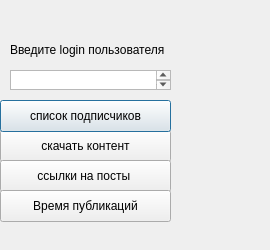
<?xml version="1.0" encoding="UTF-8"?>
<ui version="4.0">
 <class>Dialog</class>
 <widget class="QDialog" name="Dialog">
  <property name="geometry">
   <rect>
    <x>0</x>
    <y>0</y>
    <width>270</width>
    <height>250</height>
   </rect>
  </property>
  <property name="windowTitle">
   <string>Parse from Instagram</string>
  </property>
  <widget class="QPushButton" name="datasetbutton">
   <property name="geometry">
    <rect>
     <x>0</x>
     <y>100</y>
     <width>171</width>
     <height>32</height>
    </rect>
   </property>
   <property name="text">
    <string>список подписчиков</string>
   </property>
  </widget>
  <widget class="QPushButton" name="downloadbutton">
   <property name="geometry">
    <rect>
     <x>0</x>
     <y>130</y>
     <width>171</width>
     <height>32</height>
    </rect>
   </property>
   <property name="text">
    <string>скачать контент</string>
   </property>
  </widget>
  <widget class="QPushButton" name="Postsbutton">
   <property name="geometry">
    <rect>
     <x>0</x>
     <y>160</y>
     <width>171</width>
     <height>32</height>
    </rect>
   </property>
   <property name="text">
    <string>ссылки на посты </string>
   </property>
  </widget>
  <widget class="QLabel" name="label">
   <property name="geometry">
    <rect>
     <x>10</x>
     <y>40</y>
     <width>211</width>
     <height>20</height>
    </rect>
   </property>
   <property name="text">
    <string>Введите login пользователя</string>
   </property>
  </widget>
  <widget class="QTextEdit" name="textEdit">
   <property name="geometry">
    <rect>
     <x>10</x>
     <y>70</y>
     <width>161</width>
     <height>20</height>
    </rect>
   </property>
   <property name="mouseTracking">
    <bool>true</bool>
   </property>
   <property name="tabletTracking">
    <bool>true</bool>
   </property>
  </widget>
  <widget class="QPushButton" name="pushButton">
   <property name="geometry">
    <rect>
     <x>0</x>
     <y>190</y>
     <width>171</width>
     <height>32</height>
    </rect>
   </property>
   <property name="text">
    <string>Время публикаций</string>
   </property>
  </widget>
  <zorder>downloadbutton</zorder>
  <zorder>datasetbutton</zorder>
  <zorder>Postsbutton</zorder>
  <zorder>label</zorder>
  <zorder>textEdit</zorder>
  <zorder>pushButton</zorder>
 </widget>
 <resources/>
 <connections/>
</ui>
